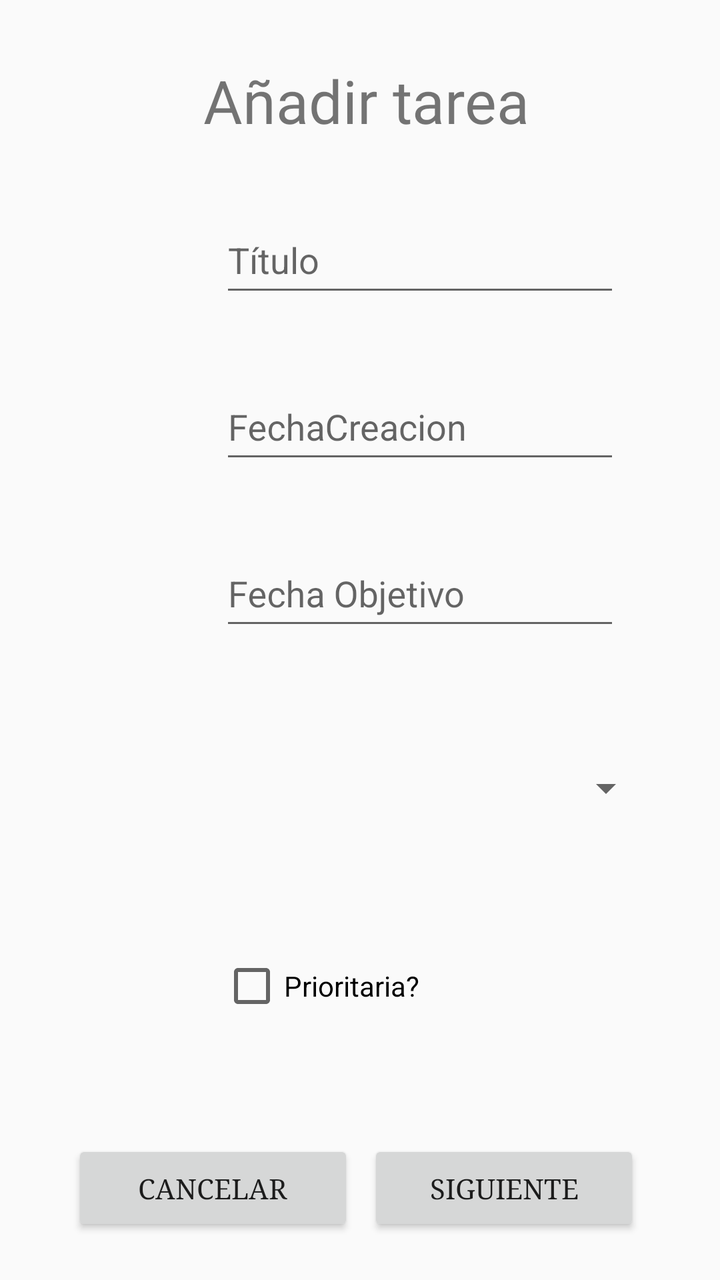
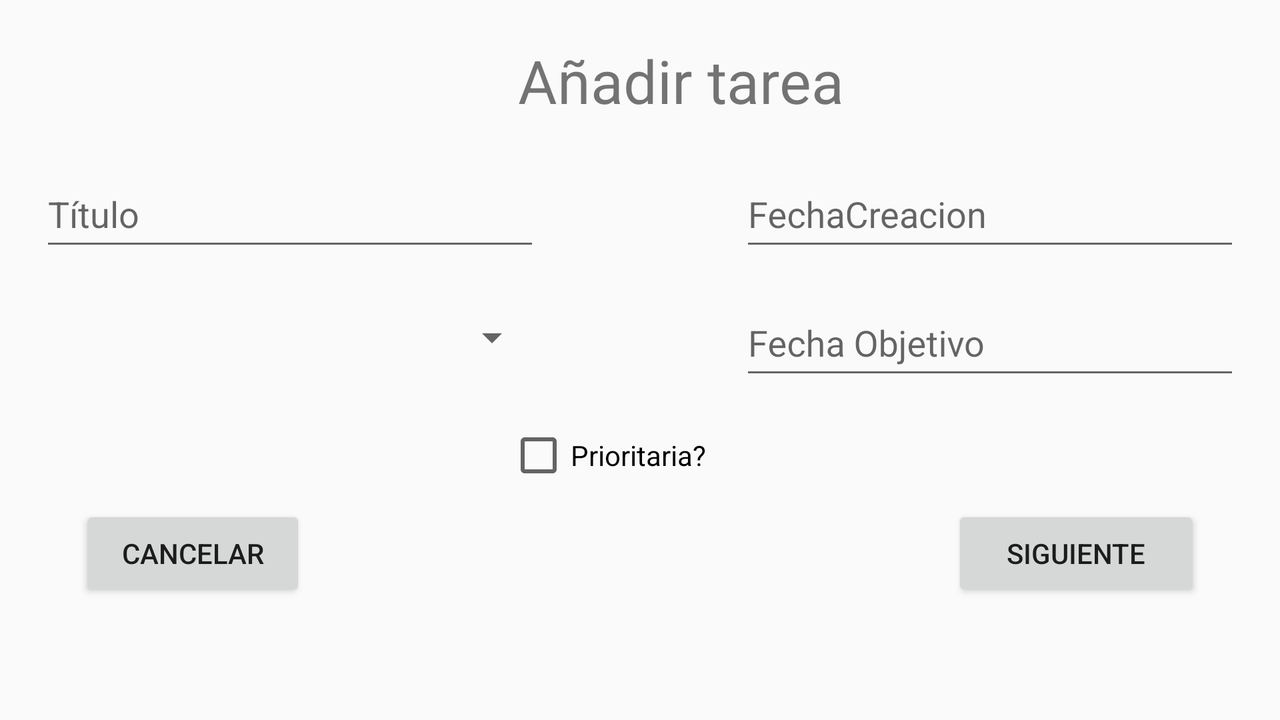

The same Android screen from two of the app's own layout files: first res/layout/ as a phone draws it, then the repository's variant for another configuration, drawn on a device whose configuration selects that folder. Both files follow.
<!-- AndroidManifest.xml: application theme Theme.TrassTarea -->
<!-- res/layout/create_task.xml -->
<?xml version="1.0" encoding="utf-8"?>
<androidx.constraintlayout.widget.ConstraintLayout xmlns:android="http://schemas.android.com/apk/res/android"
    xmlns:app="http://schemas.android.com/apk/res-auto"
    android:layout_width="match_parent"
    android:layout_height="match_parent"
    android:id="@+id/create_task_first">

    <LinearLayout
        android:layout_width="match_parent"
        android:layout_height="match_parent"
        android:layout_marginTop="100dp"
        android:orientation="vertical"
        app:layout_constraintBottom_toBottomOf="parent"
        app:layout_constraintEnd_toEndOf="parent"
        app:layout_constraintStart_toStartOf="parent"
        app:layout_constraintTop_toTopOf="parent">

        <com.google.android.material.textfield.TextInputLayout
            android:id="@+id/tituloAddLayout"
            android:layout_width="200dp"
            android:layout_height="wrap_content"
            app:boxBackgroundMode="outline"
            app:boxCornerRadiusBottomEnd="8dp"
            app:boxCornerRadiusBottomStart="8dp"
            app:boxCornerRadiusTopEnd="8dp"
            android:layout_marginStart="110dp"
            app:boxCornerRadiusTopStart="8dp"
            app:boxStrokeColor="@color/cardview_dark_background"
            app:boxStrokeWidth="2dp"
            android:hint="@string/titulo"
            app:hintEnabled="true">

            <com.google.android.material.textfield.TextInputEditText
                android:id="@+id/tituloAdd"
                android:layout_width="match_parent"
                android:layout_height="wrap_content"
                android:ems="10"
                android:inputType="text"
                android:minHeight="48dp" />
        </com.google.android.material.textfield.TextInputLayout>



        <com.google.android.material.textfield.TextInputLayout
            android:id="@+id/date1Layout"
            android:layout_width="200dp"
            android:layout_height="wrap_content"
            app:boxBackgroundMode="outline"
            app:boxCornerRadiusBottomEnd="8dp"
            app:boxCornerRadiusBottomStart="8dp"
            app:boxCornerRadiusTopEnd="8dp"
            android:layout_marginStart="110dp"
            android:layout_marginTop="30dp"
            app:boxCornerRadiusTopStart="8dp"
            app:boxStrokeColor="@color/cardview_dark_background"
            app:boxStrokeWidth="2dp"
            android:hint="@string/fechacreacion"
            app:hintEnabled="true">

            <com.google.android.material.textfield.TextInputEditText
                android:id="@+id/date1"
                android:layout_width="match_parent"
                android:layout_height="wrap_content"
                android:layout_marginTop="50dp"
                android:ems="10"
                android:inputType="text"
                android:minHeight="48dp"
                android:clickable="false"
                android:cursorVisible="false"
                android:focusable="false"
                android:focusableInTouchMode="false" />
        </com.google.android.material.textfield.TextInputLayout>


        <com.google.android.material.textfield.TextInputLayout
            android:id="@+id/date2Layout"
            android:layout_width="200dp"
            android:layout_height="wrap_content"
            app:boxBackgroundMode="outline"
            app:boxCornerRadiusBottomEnd="8dp"
            app:boxCornerRadiusBottomStart="8dp"
            app:boxCornerRadiusTopEnd="8dp"
            android:layout_marginStart="110dp"
            android:layout_marginTop="30dp"
            app:boxCornerRadiusTopStart="8dp"
            app:boxStrokeColor="@color/cardview_dark_background"
            app:boxStrokeWidth="2dp"
            android:hint="@string/fecha_objetivo"
            app:hintEnabled="true">

            <com.google.android.material.textfield.TextInputEditText
                android:id="@+id/date2"
                android:layout_width="match_parent"
                android:layout_height="wrap_content"
                android:layout_marginTop="50dp"
                android:ems="10"
                android:inputType="text"
                android:minHeight="48dp"
                android:clickable="false"
                android:cursorVisible="false"
                android:focusable="false"
                android:focusableInTouchMode="false" />
        </com.google.android.material.textfield.TextInputLayout>

        <Spinner
            android:id="@+id/spinner"
            android:layout_width="217dp"
            android:layout_height="48dp"
            android:layout_marginStart="110dp"
            android:layout_marginTop="50dp" />

        <CheckBox
            android:id="@+id/prioritaria"
            android:layout_width="133dp"
            android:layout_height="50dp"
            android:layout_marginStart="110dp"
            android:layout_marginTop="50dp"
            android:text="@string/prioritaria" />

        <androidx.constraintlayout.widget.ConstraintLayout
            android:layout_width="match_parent"
            android:layout_height="match_parent">

            <Button
                android:id="@+id/cancelar"
                android:layout_width="141dp"
                android:layout_height="wrap_content"
                android:layout_marginStart="36dp"
                android:layout_marginTop="52dp"
                android:fontFamily="serif"
                android:text="@string/cancelar"
                app:layout_constraintStart_toStartOf="parent"
                app:layout_constraintTop_toTopOf="parent" />

            <Button
                android:id="@+id/siguiente"
                android:layout_width="136dp"
                android:layout_height="wrap_content"
                android:layout_marginEnd="40dp"
                android:fontFamily="serif"
                android:text="@string/siguiente"
                app:layout_constraintBottom_toBottomOf="@+id/cancelar"
                app:layout_constraintEnd_toEndOf="parent"
                app:layout_constraintTop_toTopOf="@+id/cancelar" />
        </androidx.constraintlayout.widget.ConstraintLayout>
    </LinearLayout>

    <TextView
        android:id="@+id/texto"
        android:layout_width="310dp"
        android:layout_height="45dp"
        android:layout_marginTop="30dp"
        android:fontFamily="@font/akaya_telivigala"
        android:text="@string/add_task"
        android:textAlignment="center"
        android:textSize="30sp"
        app:layout_constraintEnd_toEndOf="parent"
        app:layout_constraintHorizontal_bias="0.562"
        app:layout_constraintStart_toStartOf="parent"
        app:layout_constraintTop_toTopOf="parent" />

</androidx.constraintlayout.widget.ConstraintLayout>
<!-- resources referenced by this layout -->
<resources>
  <string name="add_task">Añadir tarea</string>
  <string name="cancelar">Cancelar</string>
  <string name="fecha_objetivo">Fecha Objetivo</string>
  <string name="fechacreacion">FechaCreacion</string>
  <string name="prioritaria">Prioritaria?</string>
  <string name="siguiente">Siguiente</string>
  <string name="titulo">Título</string>
  <style name="Theme.TrassTarea" parent="Base.Theme.TrassTarea" />
  <style name="Base.Theme.TrassTarea" parent="Theme.AppCompat.DayNight.NoActionBar">
          
          
          <item name="colorPrimary">#33A4FF</item>
          <item name="colorPrimaryDark">#33A4FF</item>
      </style>
</resources>
<!-- res/layout-land/create_task.xml (the repository's variant of the layout above) -->
<!-- drawn on the phone turned sideways -->
<?xml version="1.0" encoding="utf-8"?>
<androidx.constraintlayout.widget.ConstraintLayout xmlns:android="http://schemas.android.com/apk/res/android"
    xmlns:app="http://schemas.android.com/apk/res-auto"
    android:layout_width="match_parent"
    android:layout_height="match_parent"
    android:id="@+id/create_task_first">

    <LinearLayout
        android:layout_width="match_parent"
        android:layout_height="match_parent"
        android:layout_marginTop="77dp"
        android:orientation="vertical"
        app:layout_constraintBottom_toBottomOf="parent"
        app:layout_constraintEnd_toEndOf="parent"
        app:layout_constraintStart_toStartOf="parent"
        app:layout_constraintTop_toTopOf="parent">

        
        <LinearLayout
            android:layout_width="match_parent"
            android:layout_height="wrap_content"
            android:orientation="horizontal"
            android:gravity="center_vertical"
            android:baselineAligned="false">

            <com.google.android.material.textfield.TextInputLayout
                android:id="@+id/tituloAddLayout"
                android:layout_width="0dp"
                android:layout_height="wrap_content"
                android:layout_weight="1"
                app:boxBackgroundMode="outline"
                app:boxCornerRadiusBottomEnd="8dp"
                app:boxCornerRadiusBottomStart="8dp"
                app:boxCornerRadiusTopEnd="8dp"
                app:boxCornerRadiusTopStart="8dp"
                app:boxStrokeColor="@color/cardview_dark_background"
                app:boxStrokeWidth="2dp"
                android:layout_marginEnd="100dp"
                android:layout_marginStart="20dp"
                android:hint="@string/titulo"
                app:hintEnabled="true">

                <com.google.android.material.textfield.TextInputEditText
                    android:id="@+id/tituloAdd"
                    android:layout_width="match_parent"
                    android:layout_height="wrap_content"
                    android:ems="10"
                    android:inputType="text"
                    android:minHeight="48dp" />
            </com.google.android.material.textfield.TextInputLayout>

            <com.google.android.material.textfield.TextInputLayout
                android:id="@+id/date1Layout"
                android:layout_width="0dp"
                android:layout_height="wrap_content"
                android:layout_weight="1"
                app:boxBackgroundMode="outline"
                app:boxCornerRadiusBottomEnd="8dp"
                app:boxCornerRadiusBottomStart="8dp"
                app:boxCornerRadiusTopEnd="8dp"
                app:boxCornerRadiusTopStart="8dp"
                app:boxStrokeColor="@color/cardview_dark_background"
                app:boxStrokeWidth="2dp"
                android:layout_marginEnd="20dp"
                android:hint="@string/fechacreacion"
                app:hintEnabled="true">

                <com.google.android.material.textfield.TextInputEditText
                    android:id="@+id/date1"
                    android:layout_width="match_parent"
                    android:layout_height="wrap_content"
                    android:ems="10"
                    android:inputType="text"
                    android:minHeight="48dp"
                    android:clickable="false"
                    android:cursorVisible="false"
                    android:focusable="false"
                    android:focusableInTouchMode="false" />
            </com.google.android.material.textfield.TextInputLayout>
        </LinearLayout>


        <LinearLayout
            android:layout_width="match_parent"
            android:layout_height="wrap_content"
            android:orientation="horizontal"
            android:layout_marginTop="5dp"
            android:gravity="center_vertical">

            <Spinner
                android:id="@+id/spinner"
                android:layout_width="0dp"
                android:layout_height="match_parent"
                android:layout_weight="1"
                android:layout_marginTop="5dp"
                android:layout_marginEnd="100dp"
                android:layout_marginStart="20dp" />

            <com.google.android.material.textfield.TextInputLayout
                android:id="@+id/date2Layout"
                android:layout_width="0dp"
                android:layout_height="wrap_content"
                android:layout_weight="1"
                app:boxBackgroundMode="outline"
                app:boxCornerRadiusBottomEnd="8dp"
                app:boxCornerRadiusBottomStart="8dp"
                app:boxCornerRadiusTopEnd="8dp"
                app:boxCornerRadiusTopStart="8dp"
                app:boxStrokeColor="@color/cardview_dark_background"
                app:boxStrokeWidth="2dp"
                android:layout_marginEnd="20dp"
                android:layout_marginTop="4dp"
                android:hint="@string/fecha_objetivo"
                app:hintEnabled="true">

                <com.google.android.material.textfield.TextInputEditText
                    android:id="@+id/date2"
                    android:layout_width="match_parent"
                    android:layout_height="match_parent"
                    android:ems="10"
                    android:inputType="text"
                    android:minHeight="48dp"
                    android:clickable="false"
                    android:cursorVisible="false"
                    android:focusable="false"
                    android:focusableInTouchMode="false" />
            </com.google.android.material.textfield.TextInputLayout>
        </LinearLayout>

        <CheckBox
            android:id="@+id/prioritaria"
            android:layout_width="133dp"
            android:layout_height="50dp"
            android:layout_gravity="center"
            android:layout_marginTop="10dp"
            android:text="@string/prioritaria" />

        <androidx.constraintlayout.widget.ConstraintLayout
            android:layout_width="match_parent"
            android:layout_height="wrap_content">

            <Button
                android:id="@+id/cancelar"
                android:layout_width="113dp"
                android:layout_height="48dp"
                android:layout_marginStart="40dp"
                android:text="@string/cancelar"
                app:layout_constraintStart_toStartOf="parent"
                app:layout_constraintTop_toTopOf="parent" />

            <Button
                android:id="@+id/siguiente"
                android:layout_width="124dp"
                android:layout_height="48dp"
                android:layout_marginEnd="40dp"
                android:text="@string/siguiente"
                app:layout_constraintBottom_toBottomOf="@+id/cancelar"
                app:layout_constraintEnd_toEndOf="parent"
                app:layout_constraintTop_toTopOf="@+id/cancelar" />
        </androidx.constraintlayout.widget.ConstraintLayout>
    </LinearLayout>

    <TextView
        android:id="@+id/texto"
        android:layout_width="310dp"
        android:layout_height="45dp"
        android:layout_marginTop="20dp"
        android:text="@string/add_task"
        android:textAlignment="center"
        android:textSize="30sp"
        app:layout_constraintEnd_toEndOf="parent"
        app:layout_constraintHorizontal_bias="0.562"
        app:layout_constraintStart_toStartOf="parent"
        app:layout_constraintTop_toTopOf="parent" />
</androidx.constraintlayout.widget.ConstraintLayout>
